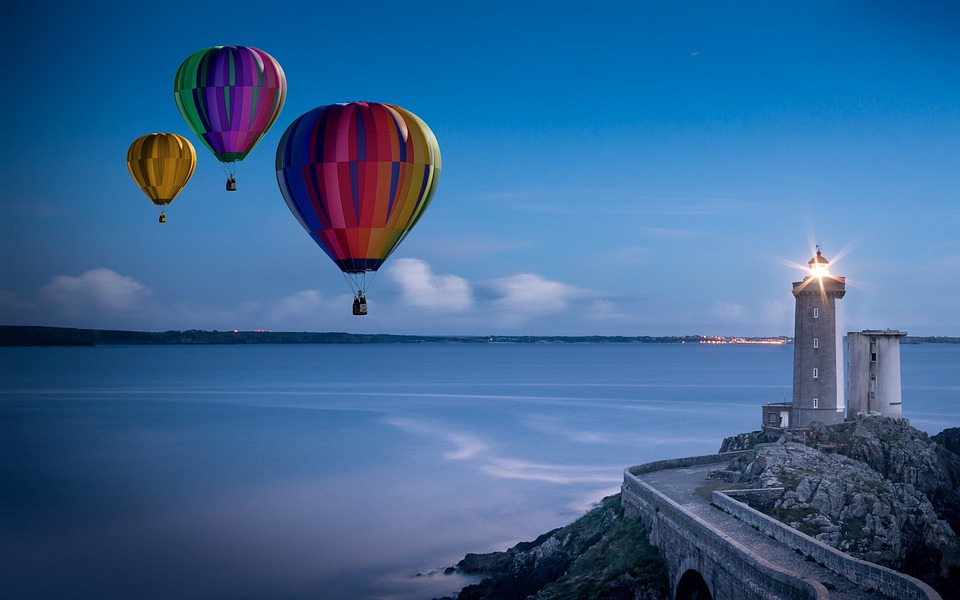
#> input picture 1.Gamma Correction/balloon.jpg, 960 x 600 px
$ python GammaCorrection.py
#> lines starting #> are read from the running program, lines starting #| are printed output that depends on the picture
import cv2
import numpy as np

inputImage = cv2.imread('balloon.jpg', 0)
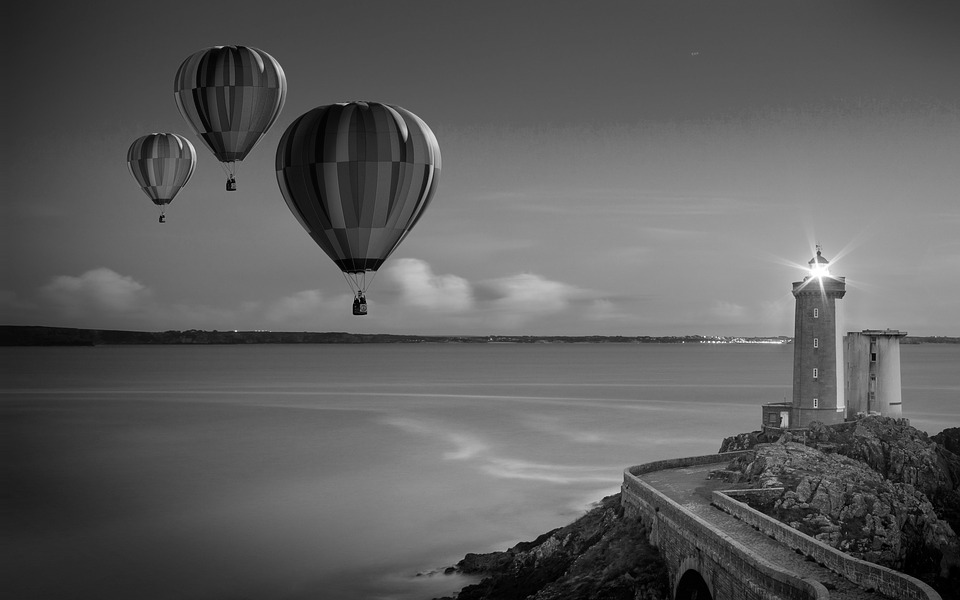
#> inputImage: shape (600, 960); min 0, max 255, mean 93.3

gamma = 2

lookUpTable = np.empty((1,256), np.uint8)
for i in range(256):
    lookUpTable[0,i] = np.clip(pow(i / 255.0, gamma) * 255.0, 0, 255)
res = cv2.LUT(inputImage, lookUpTable)
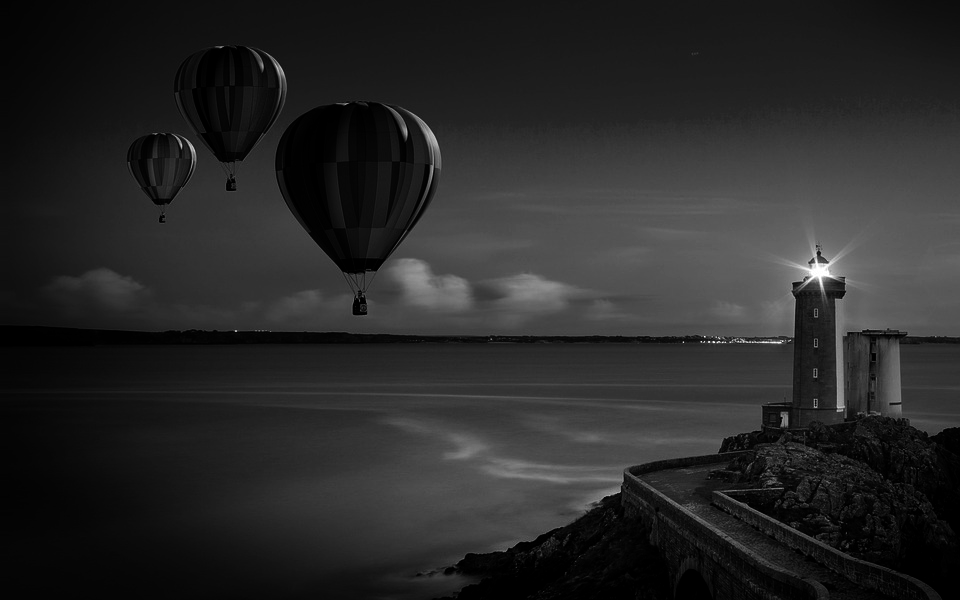
#> res: shape (600, 960); min 0, max 255, mean 39.9

cv2.imshow('Original', inputImage)
cv2.imshow('gamma', res)
cv2.waitKey(0)
cv2.destroyAllWindows()
